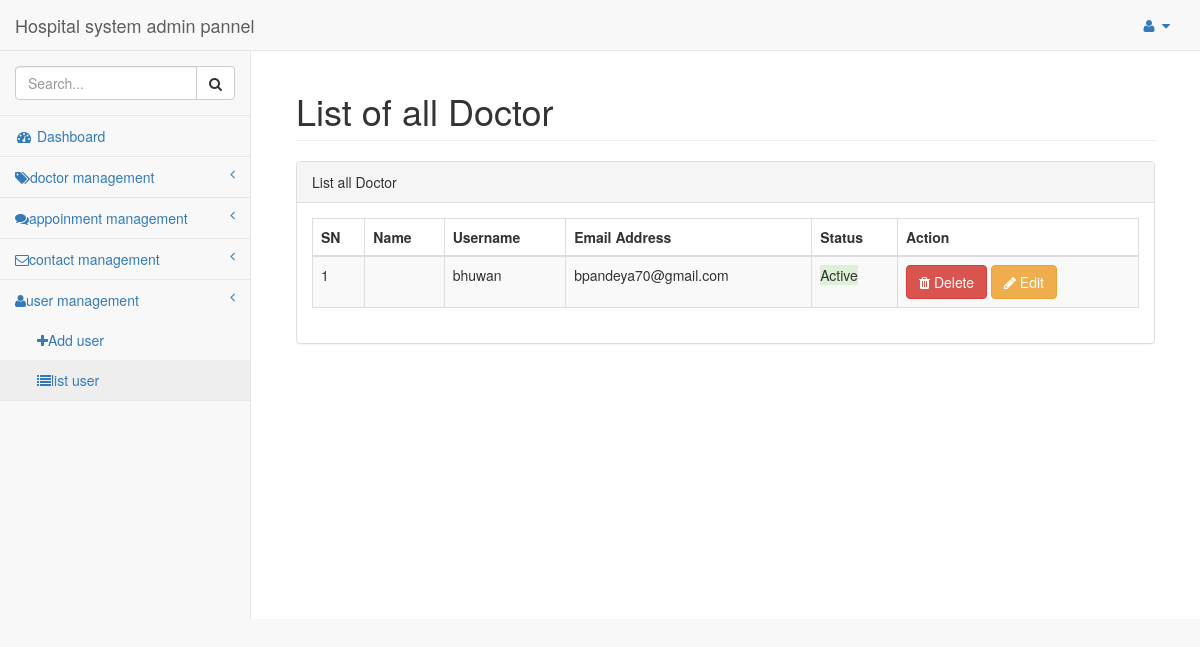
/admin/list_user.php (signed in), run on the app's committed database.
### tables this page shows
CREATE TABLE `tbl_user` (
  `id` int(11) NOT NULL,
  `firstname` varchar(10) NOT NULL,
  `middlename` varchar(10) NOT NULL,
  `lastname` varchar(10) NOT NULL,
  `email` varchar(25) NOT NULL,
  `username` varchar(20) NOT NULL,
  `password` varchar(55) NOT NULL,
  `status` tinyint(1) NOT NULL DEFAULT '1'
);

### admin/class/common.php (called while the page is built, shortened)
<?php
abstract class Common{
	function select($sql){
		$conn = new mysqli('localhost','root','','db_hospital');
		$res = $conn->query($sql);
		$data = [];
		if($res->num_rows > 0){
			while ($row = $res->fetch_assoc()) {
				array_push($data, $row);
			}
		}
		return $data ;
	}
}
?>

### admin/class/user.class.php (called while the page is built, shortened)
<?php
require_once "class/common.php";
class User extends Common{
	public function index()
	{
		$sql = "SELECT * FROM tbl_user";
		$list = $this->select($sql);
		return $list;
	}
}
?>

### admin/list_user.php (the view, shortened to what this page needs)
<?php
 require_once "header.php";
 require_once "header.php";
 require_once "class/user.class.php";
 $us = new User();
$uslist = $us->index();
?>
        <div id="page-wrapper">
            <div class="container-fluid">
                <div class="row">
                    <div class="col-lg-12">
                        <h1 class="page-header">List of all Doctor</h1>
                    </div>
                </div>
                <div class="row">
                <div class="col-lg-12">
                    <div class="panel panel-default">
                        <div class="panel-heading">
                            List all Doctor
                        </div>
                        <div class="panel-body">
                            <table width="100%" class="table table-striped table-bordered table-hover" id="dataTables-example">
                                <thead>
                                    <tr>
                                        <th>SN</th>
                                        <th>Name</th>
                                        <th>Username</th>
                                        <th>Email Address</th>
                                        <th>Status</th>
                                        <th>Action</th>
                                    </tr>
                                </thead>
                                <tbody>
                                <?php $i = 1; foreach($uslist as $us){ ?>
                                     <tr class="odd gradeX">
                                        <td><?php echo $i++; ?></td>
                                        <td><?php echo $us['name'] ?></td>
                                        <td><?php echo $us['username'] ?></td>
                                        <td><?php echo $us['email'] ?></td>
                                        <td class="center">
                                            <?php if ($us['status'] == 1) {
                                               echo "<span class='bg bg-success'>Active</span>";
                                            } else {
                                                echo "<span class='bg bg-danger'>De Active</span>";
                                                } ?>
                                        </td>
                                        <td class="center"><a href="delete_user.php?id=<?php echo $us['id'] ?>" class="btn btn-danger" onclick="return confirm('Do you want to delete ?')"><i class="fa fa-trash"></i> Delete</a>
                                        <a href="edit_user.php?id=<?php echo $us['id'] ?>" class="btn btn-warning"><i class="fa fa-pencil"></i> Edit</a></td>
                                    </tr>
                                    <?php } ?>
                                </tbody>
                            </table>
                        </div>
                    </div>
                </div>
            </div>
            </div>
        </div>
        <?php require_once "footer.php" ?>

### data on the page
tbl_user: username "bhuwan", email "bpandeya70@gmail.com", status "Active"
